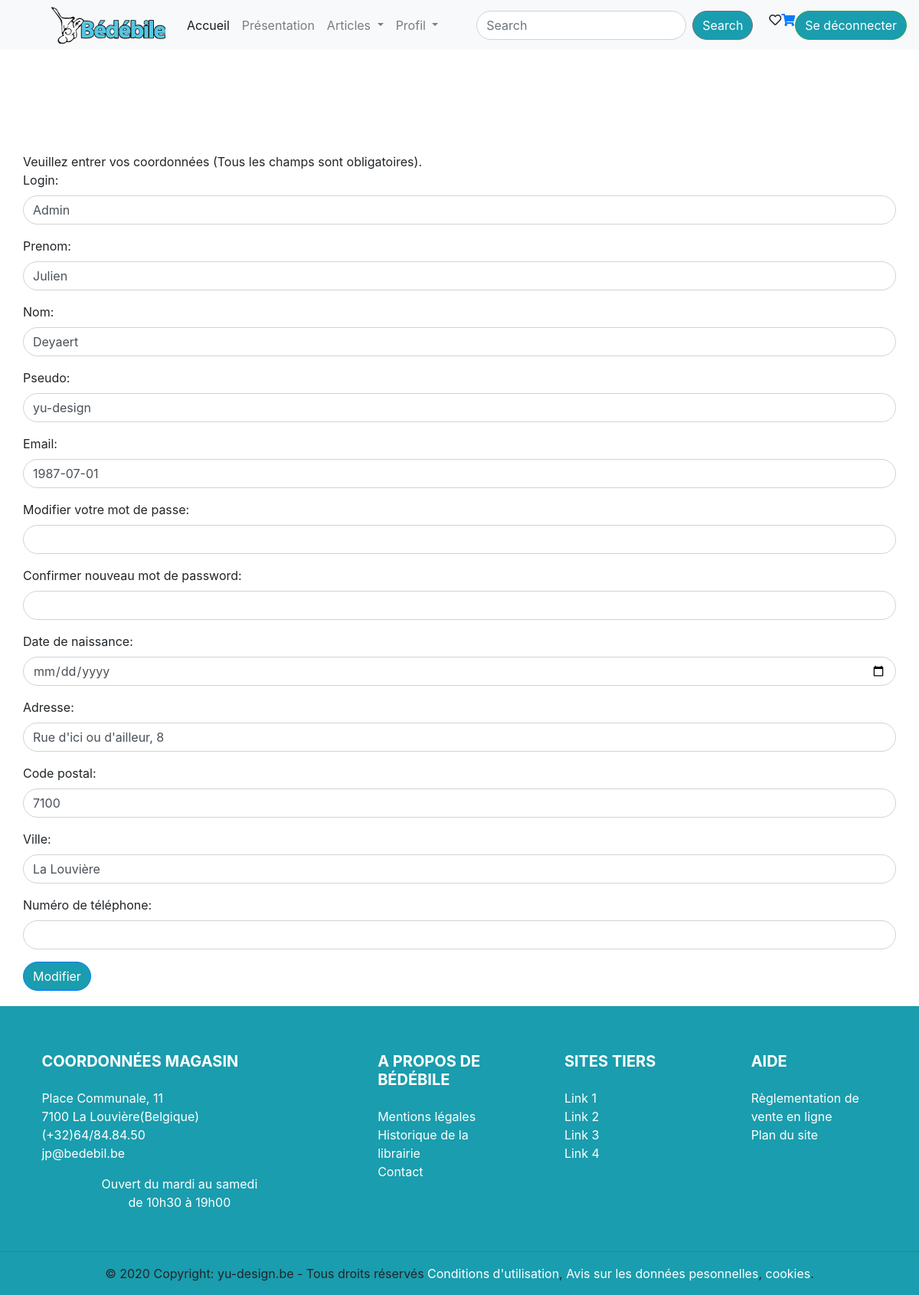
The app's page /modifUtilisateur (signed in), older data.
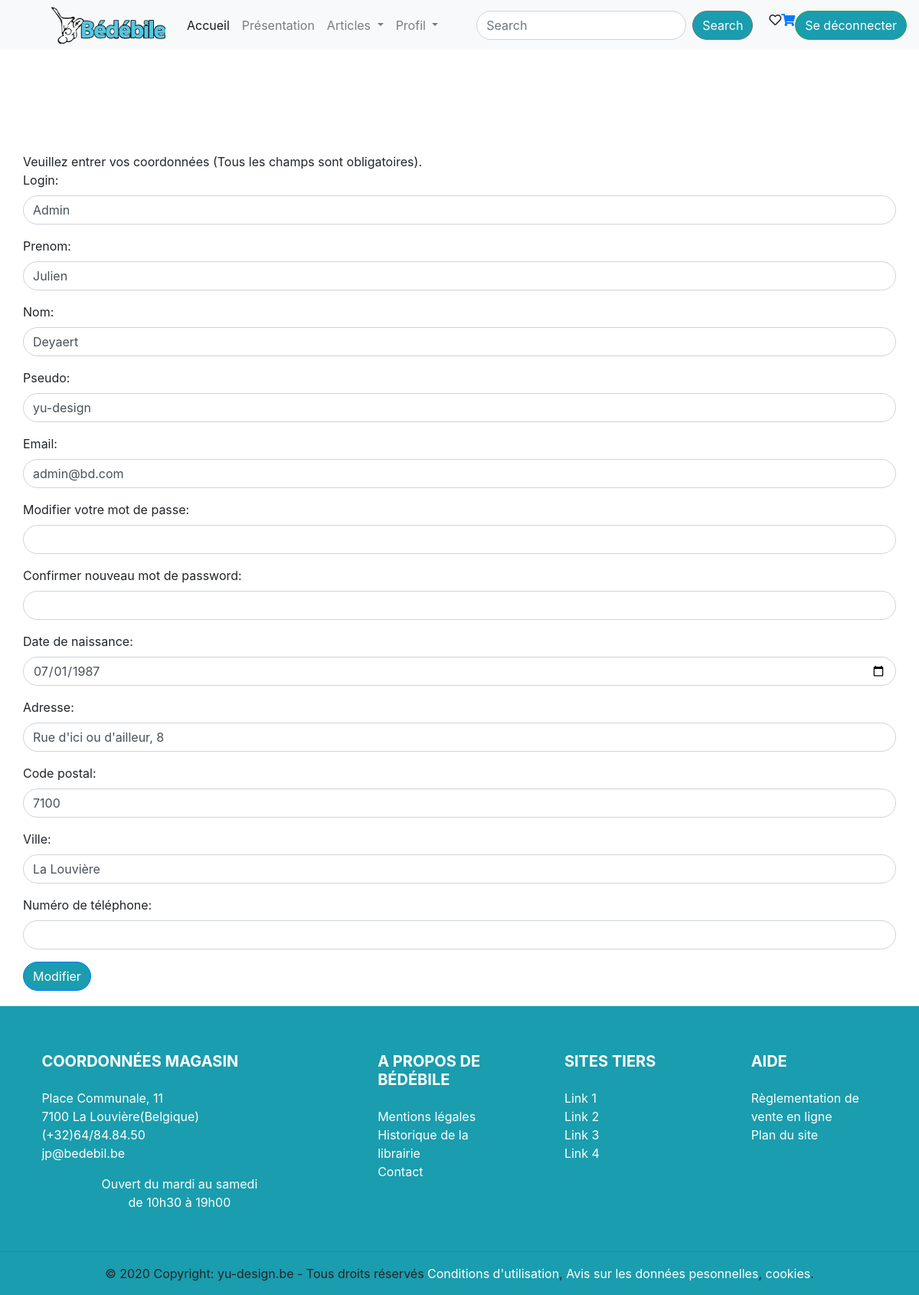
The same page, newer data.
### tables this page shows
CREATE TABLE utilisateur(
	ID INTEGER(11) NOT NULL AUTO_INCREMENT PRIMARY KEY,
	Login VARCHAR(255) NOT NULL,
	Nom VARCHAR(255) NOT NULL,
	Prenom VARCHAR(255) NOT NULL,
	Pseudo VARCHAR(255) NULL,
	Pass VARCHAR(255) NOT NULL,
	DateNaissance DATE NULL,
	AdresseMail VARCHAR(255) NOT NULL,
	Adresse VARCHAR(255) NULL,
	CP VARCHAR(11) NULL,
	Ville VARCHAR(255) NULL,
	NumTelephone VARCHAR(15) NULL,
	RoleUtilisateur_ID INTEGER(11) NOT NULL REFERENCES roleUtilisateur(ID),
	Actif BOOLEAN
);

### controllers/modifUtilisateur.php (called while the page is built, shortened)
<?php
    include 'views/includes/head.php';
    require 'navControler.php';
    navControl();
    require 'models/users.php';
    $user = getUtilisateurParLogin($_SESSION['login']);
    include 'views/modifUtilisateur.php';
    include 'views/includes/main.php';
    include 'views/includes/footer.php';

### models/users.php (called while the page is built, shortened)
<?php
require_once 'models/db.php';
function getUtilisateurParLogin($login) {
    global $db;
    $reponse = $db->prepare('SELECT * FROM utilisateur WHERE Login = :login');
    $reponse->execute([':login' => $login]);
    $user = $reponse->fetch();
    return $user;
}
?>

### views/modifUtilisateur.php (the view, shortened to what this page needs)
<div class="padding-top100"></div>
Veuillez entrer vos coordonnées (Tous les champs sont obligatoires).
<?php if($user['RoleUtilisateur_ID']==1):  ?>
    <form action="<?=ROOT_PATH.'modifUtilisateur'?>" method="POST">
        <div class="form-group">
            <label for="idlogin">Login:</label>
            <input type="text" class="form-control"  id="idlogin" placeholder="<?=$user['Login']?>" value="<?=$user['Login']?>" name="login">
        </div>
        <div class="form-group">
            <label for="idprenom">Prenom:</label>
            <input type="text" class="form-control"  id="idprenom" placeholder="<?=$user['Prenom']?>" value="<?=$user['Prenom']?>" name="prenom">
        </div>
        <div class="form-group">
            <label for="idnom">Nom:</label>
            <input type="text" class="form-control"  id="idnom" placeholder="<?=$user['Nom']?>" value="<?=$user['Nom']?>" name="nom">
        </div>
        <div class="form-group">
            <label for="idnom">Pseudo:</label>
            <input type="text" class="form-control"  id="idnom" placeholder="<?=$user['Nom']?>" value="<?=$user['Pseudo']?>" name="pseudo">
        </div>
        <div class="form-group">
            <label for="idemail">Email:</label>
            <input type="email" class="form-control" pattern="[a-z0-9._%+-]+@[a-z0-9.-]+\.[a-z]{2,}$" id="idemail" placeholder="<?=$user['AdresseMail']?>" value="<?=$user['AdresseMail']?>" name="email">
        </div>
        <div class="form-group">
            <label for="idpassword">Modifier votre mot de passe:</label>
            <input type="password" class="form-control" id="idpassword" name="password">
        </div>
        <div class="form-group">
            <label for="idconfirmpassword">Confirmer nouveau mot de password:</label>
            <input type="password" class="form-control" id="idconfirmpassword" name="confirm_password">
        </div>
        <div class="form-group">
            <label for="idanniversaire">Date de naissance:</label>
            <input type="date" class="form-control" id="idanniversaire" name="anniversaire" value="<?=$user['DateNaissance']?>">
        </div>
        <div class="form-group">
            <label for="idadresse">Adresse:</label>
            <input type="text" class="form-control" id="idprenom" name="adresse" value="<?=$user['Adresse']?>">
        </div>
        <div class="form-group">
            <label for="idcp">Code postal:</label>
            <input type="text" class="form-control" id="idcp" name="cp" value="<?=$user['CP']?>">
        </div>
        <div class="form-group">
            <label for="idville">Ville:</label>
            <input type="text" class="form-control" id="idville" name="ville" value="<?=$user['Ville']?>">
        </div>
        <div class="form-group">
            <label for="idnumtel">Numéro de téléphone:</label>
            <input type="" class="form-control" id="idnumtel" name="numtel" value="<?=$user['NumTelephone']?>">
        </div>
        <button type="submit" class="btn btn-primary">Modifier</button>
    </form>
<?php endif; ?>
<?php
    $content = ob_get_clean();
?>

### index.php (shortened to what this page needs)
<?php
$file = 'controllers/'.REQ_TYPE.(REQ_ACTION ? '_'.REQ_ACTION : '').'.php';
if(file_exists($file)){
    require $file;
    exit();
}
else {
    require 'controllers/404.php';
    exit();
}
?>

### views/includes/head.php (shortened to what this page needs)
<!DOCTYPE html>
<html>
    <head>
        <link rel="stylesheet" href="<?=ROOT_PATH?>public/css/bootstrap.min.css">
        <link rel="stylesheet" href="<?=ROOT_PATH?>public/css/all.min.css">
        <link rel="stylesheet" href="<?=ROOT_PATH?>public/css/overtemplate.css">
    </head>
        <body>

### controllers/navControler.php
<?php
function navControl(){
    if(!empty($_SESSION['login']))
    {
        if($_SESSION['role'] == USER)
        {
            include 'views/includes/nav-user.php';
        }
        else
        {
            if($_SESSION['role'] == VENDEUR){
                include 'views/includes/nav-vendeur.php';
            }
            else{
                include 'views/includes/nav-admin.php';
            }
        }
    }
    else
    {
        include 'views/includes/nav.php';
    }
}
?>

### views/includes/nav-admin.php (shortened to what this page needs)
<nav class="navbar navbar-expand-lg navbar-light bg-light">
    <div class="logo">
        <a href="<?=ROOT_PATH?>"><img src="<?=ROOT_PATH?>public/images/logo-bedebile.png"></a>
    </div>
    <div class="collapse navbar-collapse" id="navbarSupportedContent">
        <ul class="navbar-nav mr-auto">
            <li class="nav-item active">
                <a class="nav-link" href="<?=ROOT_PATH?>">Accueil <span class="sr-only">(current)</span></a>
            </li>
            <li class="nav-item">
                <a class="nav-link" href="<?=ROOT_PATH?>presentation">Présentation</a>
            </li>
            <li class="nav-item dropdown">
                <a class="nav-link dropdown-toggle" href="#" id="navbarDropdown" role="button" data-toggle="dropdown" aria-haspopup="true" aria-expanded="false">
                    Articles
                </a>
            </li>
            <li class="nav-item dropdown">
                <a class="nav-link dropdown-toggle" href="#" id="navbarDropdown" role="button" data-toggle="dropdown" aria-haspopup="true" aria-expanded="false">
                    Profil
                </a>
            </li>
        </ul>
        <form class="form-inline my-2 my-lg-0 space-search">
            <input class="form-control mr-sm-2" type="search" placeholder="Search" aria-label="Search">
            <button class="btn btn-secondary my-2 my-sm-0" type="submit">Search</button>
        </form>
        <ul class="nav navbar-nav navbar-right">
            <li class=" d-none d-xl-block">
                <div class="favorit-items">
                    <i class="far fa-heart"></i>
                </div>
            </li>
            <li>
                <div class="shopping-card">
                    <a href="cart.html"><i class="fas fa-shopping-cart"></i></a>
                </div>
            </li>
            <div class="collapse navbar-collapse" id="navbarCollapse">
                <a href="<?=ROOT_PATH?>deconnexion" class="btn btn-outline-success my-2 my-sm-0">Se déconnecter</a>
            </div>
        </ul>
    </div>
</nav>

### views/includes/main.php (shortened to what this page needs)
<main role="main" class="container min-height">
    <?php echo $content; ?>
</main>

### views/includes/footer.php (shortened to what this page needs)
<footer class="page-footer font-small stylish-color-dark pt-4">
<div class="container text-center text-md-left">
  <div class="row">
    <div class="col-md-4 mx-auto">
      <h5 class="font-weight-bold text-uppercase mt-3 mb-4">Coordonnées magasin</h5>
      <p>Place Communale, 11<br>
          7100 La Louvière(Belgique)<br>
          <span class="telephone">(+32)64/84.84.50</span><br>
          <span class="mail">jp@bedebil.be</span>
      </p>
      <p class="text-center">Ouvert du mardi au samedi<br>de 10h30 à 19h00</p>
    </div>
    <div class="col-md-2 mx-auto">
      <h5 class="font-weight-bold text-uppercase mt-3 mb-4">A propos de Bédébile</h5>
      <ul class="list-unstyled">
        <li>
          <a href="#!">Mentions légales</a>
        </li>
        <li>
          <a href="#!">Historique de la librairie</a>
        </li>
        <li>
          <a href="#!">Contact</a>
        </li>
      </ul>
    </div>
    <div class="col-md-2 mx-auto">
      <h5 class="font-weight-bold text-uppercase mt-3 mb-4">Sites tiers</h5>
      <ul class="list-unstyled">
        <li>
          <a href="#!">Link 1</a>
        </li>
        <li>
          <a href="#!">Link 2</a>
        </li>
        <li>
          <a href="#!">Link 3</a>
        </li>
        <li>
          <a href="#!">Link 4</a>
        </li>
      </ul>
    </div>
    <div class="col-md-2 mx-auto">
      <h5 class="font-weight-bold text-uppercase mt-3 mb-4">Aide</h5>
      <ul class="list-unstyled">
        <li>
          <a href="#!">Règlementation de vente en ligne</a>
        </li>
        <li>
          <a href="#!">Plan du site</a>
        </li>
      </ul>
    </div>
  </div>
  </div>
  <hr>
  <div class="footer-copyright text-center py-3">© 2020 Copyright: yu-design.be - Tous droits réservés
      <a href="#"> Conditions d'utilisation</a>,
      <a href="#">Avis sur les données pesonnelles</a>,
      <a href="#">cookies</a>.
  </div>
</footer>
</body>
</html>

### public/css/overtemplate.css (style rules this page uses)
body { background-color: #ffffff; }
.space-search { margin:auto; }
.form-control, .btn { border-radius:1.25rem; }
.btn-outline-success { color:#ffffff; }
.btn { background-color: #1A9DAE; }
.logo { margin-left: 50px; padding-right:20px; }
footer { background-color: #1A9DAE; }
footer a { color:white; }
footer h5, p { color:white; }
footer .telephone { content: \f098; width:16px; height:16px; }
footer .mail { content: \f003; }
.pt-3, .py-3 { padding-top: 0rem!important; }
.min-height { min-height: 600px; }
.container { padding:20px 0px 20px 0px; }
.padding-top100 { padding-top: 10%; }

Row changes from the older to the newer data that the page shows:
changed utilisateur "Admin": email "1987-07-01" → "admin@bd.com"; anniversaire (not shown) → "07/01/1987"
